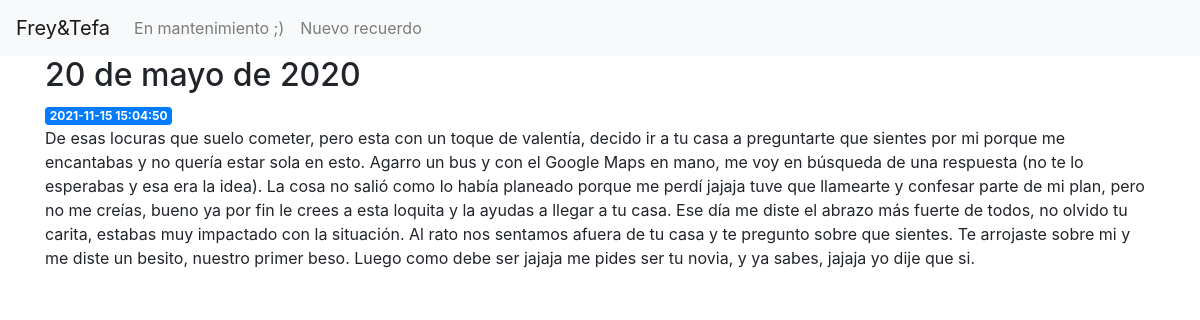
Page /3 on the committed database.
### tables this page shows
CREATE TABLE posts (
    id INTEGER PRIMARY KEY AUTOINCREMENT,
    created TIMESTAMP NOT NULL DEFAULT CURRENT_TIMESTAMP,
    title TEXT NOT NULL,
    content TEXT NOT NULL
);

### app.py (the view)
@app.route('/<int:post_id>')
def post(post_id):
    post = get_post(post_id)
    return render_template('post.html', post=post)

### app.py (called while the page is built)
def get_db_connection():
    conn = sqlite3.connect('database.db')
    conn.row_factory = sqlite3.Row
    return conn

def get_post(post_id):
    conn = get_db_connection()
    post = conn.execute('SELECT * FROM posts WHERE id = ?',
                        (post_id,)).fetchone()
    conn.close()
    if post is None:
        abort(404)
    return post

### templates/post.html
{% extends 'base.html' %}
{% block content %}
    <h2>{% block title %} {{ post['title'] }} {% endblock %}</h2>
    <span class="badge badge-primary">{{ post['created'] }}</span>
    <p>{{ post['content'] }}</p>
{% endblock %}

### rows in the picture
posts: title "20 de mayo de 2020", created "2021-11-15 15:04:50", content "De esas locuras que suelo cometer, pero esta con un toque de valentía, decido ir a tu casa a preguntarte que sientes por mi porque me encantabas y no quería estar sola en esto. Agarro un bus y con el Google Maps en mano, me voy en búsqueda de una respuesta (no te lo esperabas y esa era la idea). La cosa no salió como lo había planeado porque me perdí jajaja tuve que llamearte y confesar parte de mi plan, pero no me creías, bueno ya por fin le crees a esta loquita y la ayudas a llegar a tu casa. Ese día me diste el abrazo más fuerte de todos, no olvido tu carita, estabas muy impactado con la situación. Al rato nos sentamos afuera de tu casa y te pregunto sobre que sientes. Te arrojaste sobre…"
